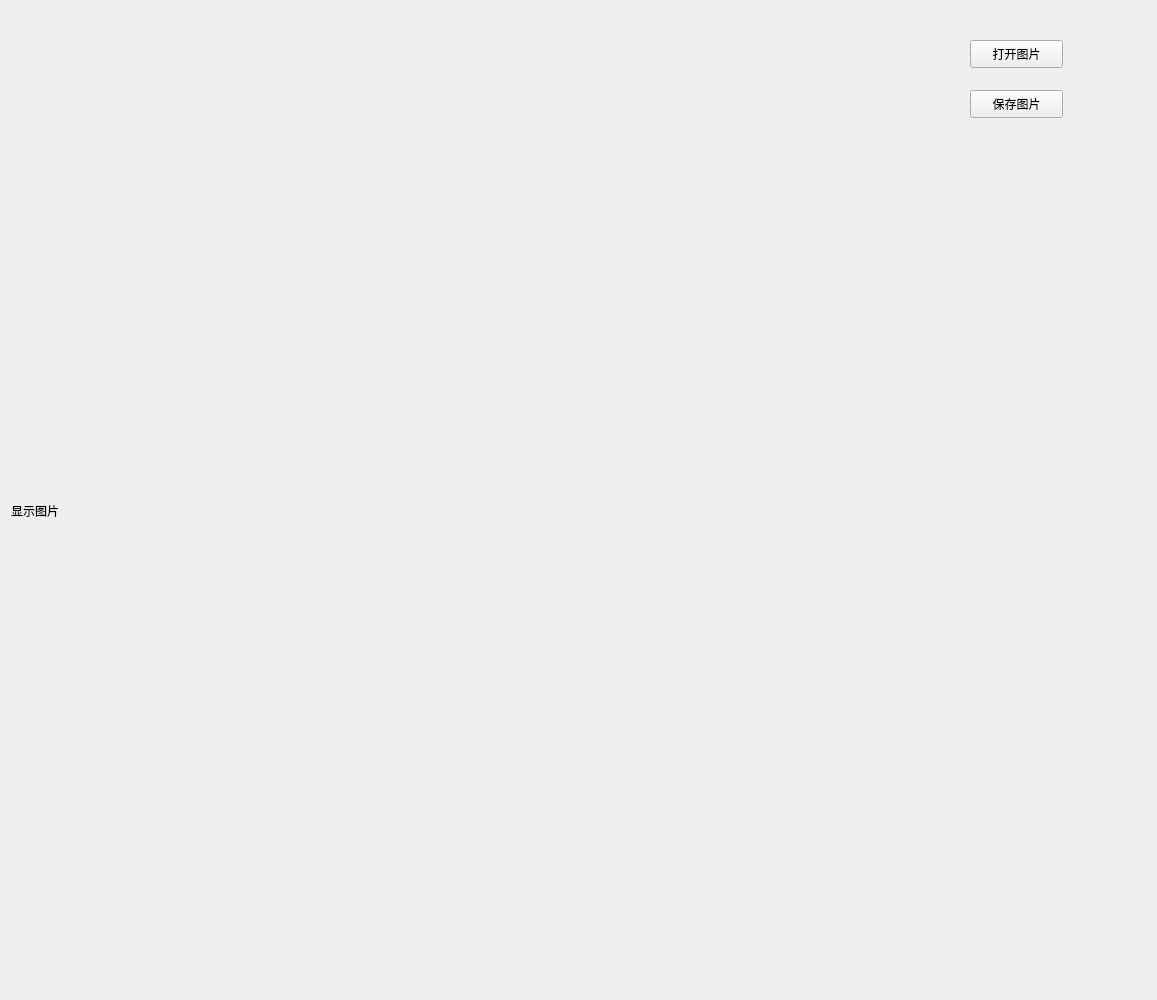
<?xml version="1.0" encoding="UTF-8"?>
<ui version="4.0">
 <class>Widget</class>
 <widget class="QWidget" name="Widget">
  <property name="geometry">
   <rect>
    <x>0</x>
    <y>0</y>
    <width>1157</width>
    <height>1000</height>
   </rect>
  </property>
  <property name="minimumSize">
   <size>
    <width>900</width>
    <height>1000</height>
   </size>
  </property>
  <property name="maximumSize">
   <size>
    <width>1536</width>
    <height>1536</height>
   </size>
  </property>
  <property name="windowTitle">
   <string>Widget</string>
  </property>
  <widget class="QLabel" name="label">
   <property name="geometry">
    <rect>
     <x>11</x>
     <y>11</y>
     <width>900</width>
     <height>1000</height>
    </rect>
   </property>
   <property name="minimumSize">
    <size>
     <width>900</width>
     <height>1000</height>
    </size>
   </property>
   <property name="sizeIncrement">
    <size>
     <width>1536</width>
     <height>1536</height>
    </size>
   </property>
   <property name="text">
    <string>显示图片</string>
   </property>
  </widget>
  <widget class="QPushButton" name="save_pushButton">
   <property name="geometry">
    <rect>
     <x>970</x>
     <y>90</y>
     <width>93</width>
     <height>28</height>
    </rect>
   </property>
   <property name="text">
    <string>保存图片</string>
   </property>
  </widget>
  <widget class="QPushButton" name="open_pushButton">
   <property name="geometry">
    <rect>
     <x>970</x>
     <y>40</y>
     <width>93</width>
     <height>28</height>
    </rect>
   </property>
   <property name="text">
    <string>打开图片</string>
   </property>
  </widget>
 </widget>
 <resources/>
 <connections/>
</ui>
